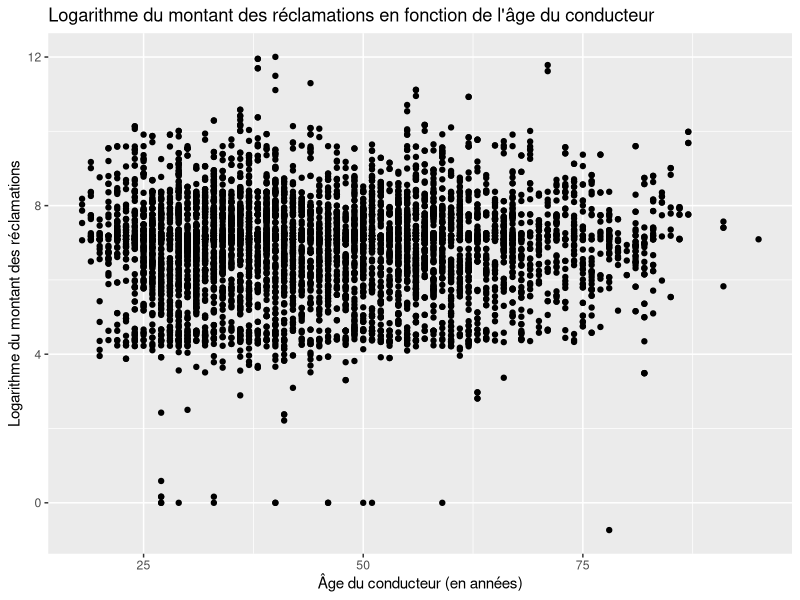
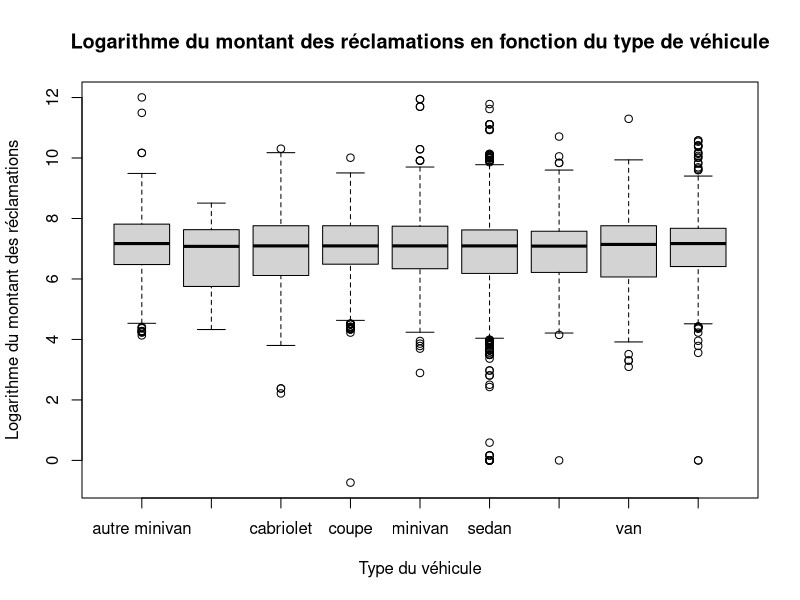
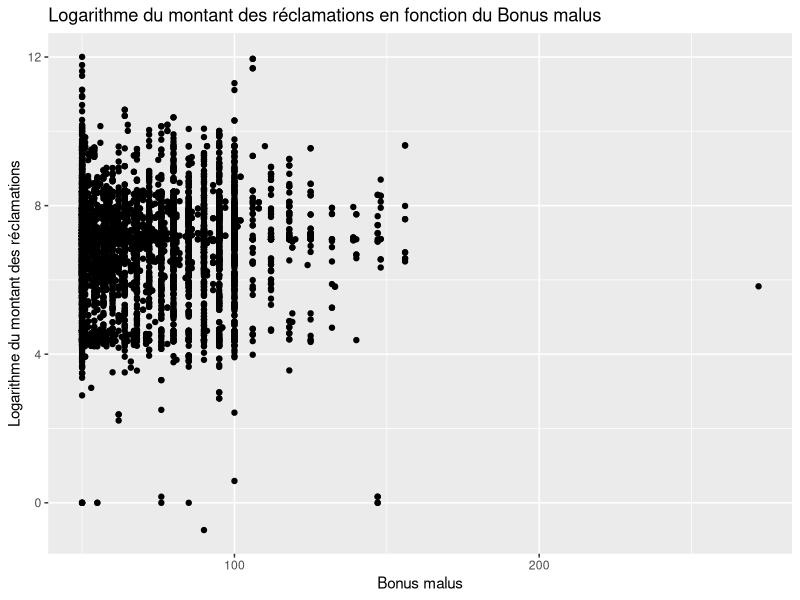
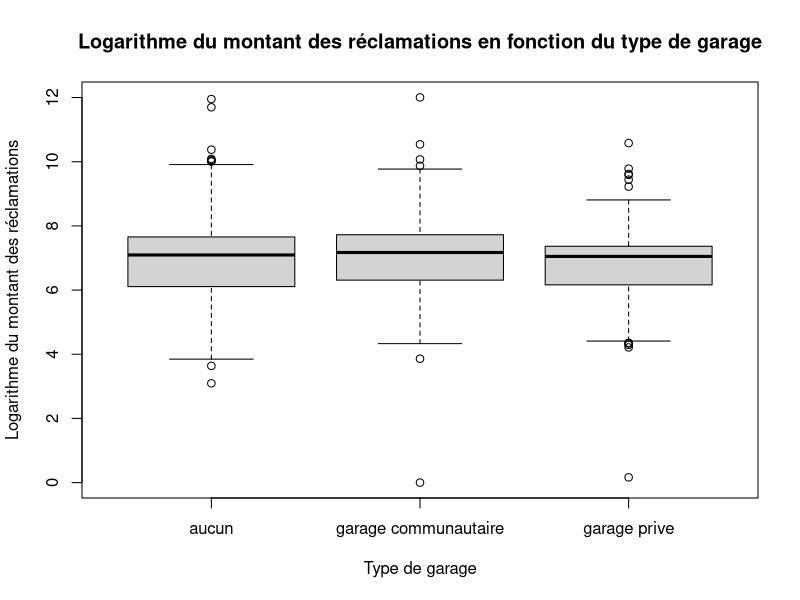
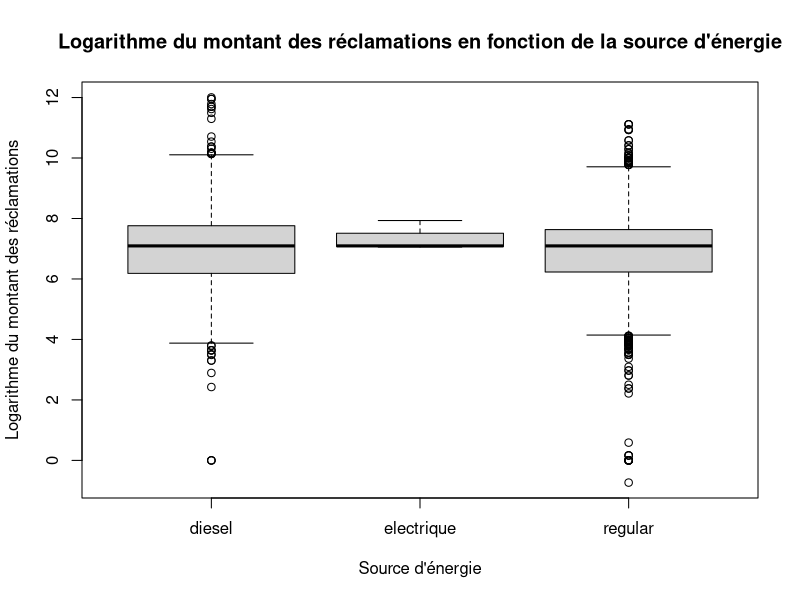
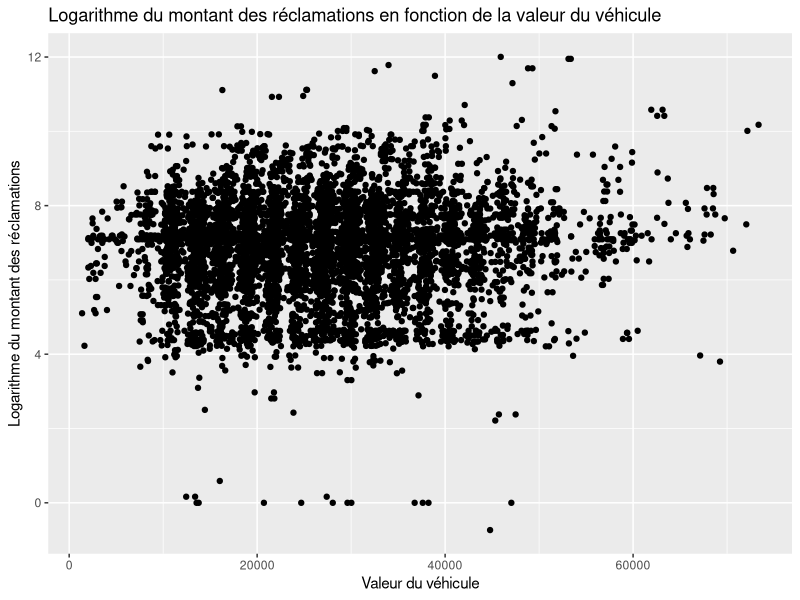

Source code (R) for these figures, in order:
## ---- chunk 1
knitr::opts_chunk$set(echo = TRUE)
## ---- chunk 2
setwd("/Users/marianetremblay/Downloads")
MontantReclFr <- read.csv("MontantReclFr.csv")
attach(MontantReclFr)

library(ggplot2)
library(leaps)

## ---- chunk 3
mont_recl[mont_recl == -7682.59] <- 7682.59  
## ---- chunk 4
log_mont_recl <- log(mont_recl)
## ---- chunk 5
ggplot(MontantReclFr, aes(x = age_conduct, y = log_mont_recl)) + geom_point() + labs(x = "Âge du conducteur (en années)",
                                                                                     y = "Logarithme du montant des réclamations",
                                                                                     title = "Logarithme du montant des réclamations en fonction de l'âge du conducteur")
## ---- chunk 6
age_conduct <- na.omit(age_conduct)
## ---- chunk 7
mean(age_conduct)
## ---- chunk 8
median(age_conduct)
## ---- chunk 9
sd(age_conduct)
## ---- chunk 10
min(age_conduct)
## ---- chunk 11
max(age_conduct)
## ---- chunk 12
table(type_veh)
## ---- chunk 13
boxplot(log_mont_recl ~ type_veh, main = "Logarithme du montant des réclamations en fonction du type de véhicule", 
        xlab = "Type du véhicule", ylab = "Logarithme du montant des réclamations")
## ---- chunk 14
MontantReclFr[bonus_malus < 50 | bonus_malus >= 350, ]$bonus_malus <- NA 
## ---- chunk 15
ggplot(MontantReclFr, aes(x = bonus_malus, y = log_mont_recl)) + geom_point() + labs(x = "Bonus malus",
                                                                                     y = "Logarithme du montant des réclamations",
                                                                                     title = "Logarithme du montant des réclamations en fonction du Bonus malus")
## ---- chunk 16
mean(bonus_malus)
## ---- chunk 17
median(bonus_malus)
## ---- chunk 18
sd(bonus_malus)
## ---- chunk 19
min(bonus_malus)
## ---- chunk 20
max(bonus_malus)
## ---- chunk 21
table(garage)
## ---- chunk 22
boxplot(log_mont_recl ~ garage, main = "Logarithme du montant des réclamations en fonction du type de garage", 
        xlab = "Type de garage", ylab = "Logarithme du montant des réclamations")
## ---- chunk 23
table(source_energ)
## ---- chunk 24
boxplot(log_mont_recl ~ source_energ, main = "Logarithme du montant des réclamations en fonction de la source d'énergie", 
        xlab = "Source d'énergie", ylab = "Logarithme du montant des réclamations")
## ---- chunk 25
ggplot(MontantReclFr, aes(x = valeur_veh, y = log_mont_recl)) + geom_point() + labs(x = "Valeur du véhicule",
                                                                                     y = "Logarithme du montant des réclamations",
                                                                                     title = "Logarithme du montant des réclamations en fonction de la valeur du véhicule")
## ---- chunk 26
mean(valeur_veh)
## ---- chunk 27
median(valeur_veh)
## ---- chunk 28
sd(valeur_veh)
## ---- chunk 29
min(valeur_veh)
## ---- chunk 30
max(valeur_veh)
